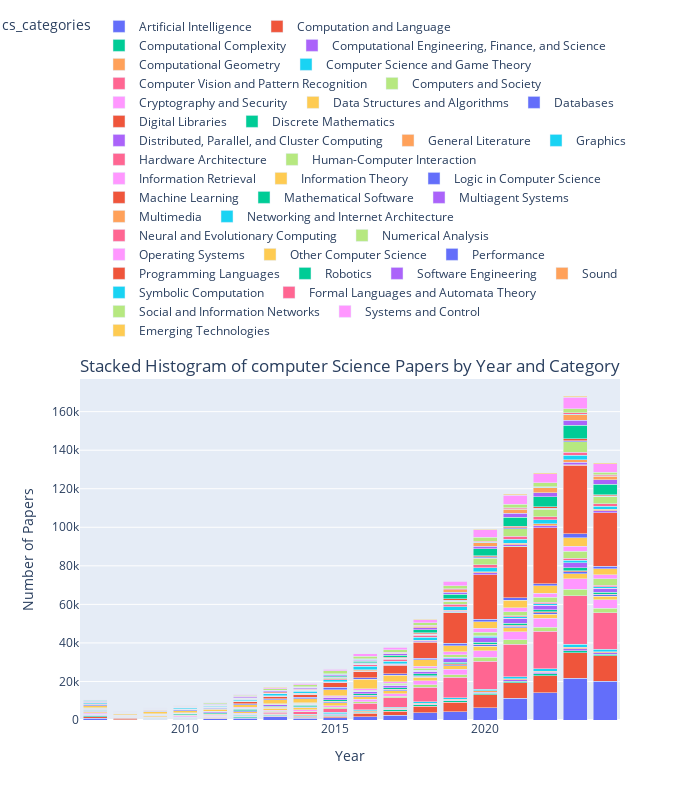

The notebook cell this image was saved under:
### Code cell
cs_arxiv_metadata_plot = cs_arxiv_metadata[['id', 'cs_categories', 'year']]
cs_arxiv_metadata_plot = cs_arxiv_metadata_plot.explode('cs_categories')

# Group by year and category, then count papers
cs_arxiv_metadata_plot = cs_arxiv_metadata_plot.groupby(['year', 'cs_categories']).size().reset_index(name='count')

# Plot stacked histogram using Plotly
fig = px.bar(cs_arxiv_metadata_plot, x='year', y='count', color='cs_categories',
             title='Stacked Histogram of computer Science Papers by Year and Category',
             labels={'year': 'Year', 'count': 'Number of Papers'},
             barmode='stack')

fig.update_layout(
    width=700,
    height=800,
    legend=dict(
        orientation="h",
        yanchor="bottom",
        y=1.1,
        xanchor="right",
        x=1
    ),
    title=dict(
        y=0.55,
        x=0.5,
        xanchor='center',
        yanchor='top'
    )
)

save_and_show(fig, "cs_research_per_year")

### Figure 1 — Plotly figure (JSON) as saved in the notebook; plotly's stock layout.template omitted (floating-point values rounded to 4 significant figures)
{"data": [{"alignmentgroup": "True", "hovertemplate": "cs_categories=Artificial Intelligence<br>Year=%{x}<br>Number of Papers=%{y}<extra></extra>", "legendgroup": "Artificial Intelligence", "marker": {"color": "#636efa", "pattern": {"shape": ""}}, "name": "Artificial Intelligence", "offsetgroup": "Artificial Intelligence", "orientation": "v", "showlegend": true, "textposition": "auto", "type": "bar", "x": [2007, 2008, 2009, 2010, 2011, 2012, 2013, 2014, 2015, 2016, 2017, 2018, 2019, 2020, 2021, 2022, 2023, 2024], "xaxis": "x", "y": [965, 228, 377, 436, 704, 983, 1671, 1009, 1123, 1772, 2458, 3830, 4411, 6487, 11340, 14250, 21673, 20039], "yaxis": "y"}, {"alignmentgroup": "True", "hovertemplate": "cs_categories=Computation and Language<br>Year=%{x}<br>Number of Papers=%{y}<extra></extra>", "legendgroup": "Computation and Language", "marker": {"color": "#EF553B", "pattern": {"shape": ""}}, "name": "Computation and Language", "offsetgroup": "Computation and Language", "orientation": "v", "showlegend": true, "textposition": "auto", "type": "bar", "x": [2007, 2008, 2009, 2010, 2011, 2012, 2013, 2014, 2015, 2016, 2017, 2018, 2019, 2020, 2021, 2022, 2023, 2024], "xaxis": "x", "y": [637, 724, 132, 77, 103, 199, 292, 491, 725, 1629, 2200, 3436, 4879, 6603, 7891, 8804, 13141, 13253], "yaxis": "y"}, {"alignmentgroup": "True", "hovertemplate": "cs_categories=Computational Complexity<br>Year=%{x}<br>Number of Papers=%{y}<extra></extra>", "legendgroup": "Computational Complexity", "marker": {"color": "#00cc96", "pattern": {"shape": ""}}, "name": "Computational Complexity", "offsetgroup": "Computational Complexity", "orientation": "v", "showlegend": true, "textposition": "auto", "type": "bar", "x": [2007, 2008, 2009, 2010, 2011, 2012, 2013, 2014, 2015, 2016, 2017, 2018, 2019, 2020, 2021, 2022, 2023, 2024], "xaxis": "x", "y": [643, 224, 329, 322, 332, 389, 436, 498, 735, 608, 634, 626, 673, 763, 822, 858, 1121, 770], "yaxis": "y"}, {"alignmentgroup": "True", "hovertemplate": "cs_categories=Computational Engineering, Finance, and Science<br>Year=%{x}<br>Number of Papers=%{y}<extra></extra>", "legendgroup": "Computational Engineering, Finance, and Science", "marker": {"color": "#ab63fa", "pattern": {"shape": ""}}, "name": "Computational Engineering, Finance, and Science", "offsetgroup": "Computational Engineering, Finance, and Science", "orientation": "v", "showlegend": true, "textposition": "auto", "type": "bar", "x": [2007, 2008, 2009, 2010, 2011, 2012, 2013, 2014, 2015, 2016, 2017, 2018, 2019, 2020, 2021, 2022, 2023, 2024], "xaxis": "x", "y": [240, 34, 87, 137, 115, 193, 293, 310, 327, 271, 284, 379, 412, 613, 715, 758, 1104, 880], "yaxis": "y"}, {"alignmentgroup": "True", "hovertemplate": "cs_categories=Computational Geometry<br>Year=%{x}<br>Number of Papers=%{y}<extra></extra>", "legendgroup": "Computational Geometry", "marker": {"color": "#FFA15A", "pattern": {"shape": ""}}, "name": "Computational Geometry", "offsetgroup": "Computational Geometry", "orientation": "v", "showlegend": true, "textposition": "auto", "type": "bar", "x": [2007, 2008, 2009, 2010, 2011, 2012, 2013, 2014, 2015, 2016, 2017, 2018, 2019, 2020, 2021, 2022, 2023, 2024], "xaxis": "x", "y": [244, 82, 133, 156, 168, 219, 292, 290, 407, 409, 411, 468, 508, 633, 647, 614, 684, 482], "yaxis": "y"}, {"alignmentgroup": "True", "hovertemplate": "cs_categories=Computer Science and Game Theory<br>Year=%{x}<br>Number of Papers=%{y}<extra></extra>", "legendgroup": "Computer Science and Game Theory", "marker": {"color": "#19d3f3", "pattern": {"shape": ""}}, "name": "Computer Science and Game Theory", "offsetgroup": "Computer Science and Game Theory", "orientation": "v", "showlegend": true, "textposition": "auto", "type": "bar", "x": [2007, 2008, 2009, 2010, 2011, 2012, 2013, 2014, 2015, 2016, 2017, 2018, 2019, 2020, 2021, 2022, 2023, 2024], "xaxis": "x", "y": [151, 102, 153, 179, 237, 377, 390, 485, 630, 685, 623, 653, 772, 943, 1099, 1197, 1629, 1239], "yaxis": "y"}, {"alignmentgroup": "True", "hovertemplate": "cs_categories=Computer Vision and Pattern Recognition<br>Year=%{x}<br>Number of Papers=%{y}<extra></extra>", "legendgroup": "Computer Vision and Pattern Recognition", "marker": {"color": "#FF6692", "pattern": {"shape": ""}}, "name": "Computer Vision and Pattern Recognition", "offsetgroup": "Computer Vision and Pattern Recognition", "orientation": "v", "showlegend": true, "textposition": "auto", "type": "bar", "x": [2007, 2008, 2009, 2010, 2011, 2012, 2013, 2014, 2015, 2016, 2017, 2018, 2019, 2020, 2021, 2022, 2023, 2024], "xaxis": "x", "y": [184, 63, 127, 250, 286, 462, 707, 1071, 1984, 3311, 4960, 7708, 10502, 14356, 16857, 19542, 25216, 18969], "yaxis": "y"}, {"alignmentgroup": "True", "hovertemplate": "cs_categories=Computers and Society<br>Year=%{x}<br>Number of Papers=%{y}<extra></extra>", "legendgroup": "Computers and Society", "marker": {"color": "#B6E880", "pattern": {"shape": ""}}, "name": "Computers and Society", "offsetgroup": "Computers and Society", "orientation": "v", "showlegend": true, "textposition": "auto", "type": "bar", "x": [2007, 2008, 2009, 2010, 2011, 2012, 2013, 2014, 2015, 2016, 2017, 2018, 2019, 2020, 2021, 2022, 2023, 2024], "xaxis": "x", "y": [211, 74, 100, 100, 98, 177, 408, 493, 663, 815, 852, 1240, 1343, 2185, 2304, 2195, 3197, 2473], "yaxis": "y"}, {"alignmentgroup": "True", "hovertemplate": "cs_categories=Cryptography and Security<br>Year=%{x}<br>Number of Papers=%{y}<extra></extra>", "legendgroup": "Cryptography and Security", "marker": {"color": "#FF97FF", "pattern": {"shape": ""}}, "name": "Cryptography and Security", "offsetgroup": "Cryptography and Security", "orientation": "v", "showlegend": true, "textposition": "auto", "type": "bar", "x": [2007, 2008, 2009, 2010, 2011, 2012, 2013, 2014, 2015, 2016, 2017, 2018, 2019, 2020, 2021, 2022, 2023, 2024], "xaxis": "x", "y": [411, 163, 315, 423, 389, 553, 612, 711, 893, 1165, 1323, 2011, 2718, 3433, 4012, 4465, 5525, 4340], "yaxis": "y"}, {"alignmentgroup": "True", "hovertemplate": "cs_categories=Data Structures and Algorithms<br>Year=%{x}<br>Number of Papers=%{y}<extra></extra>", "legendgroup": "Data Structures and Algorithms", "marker": {"color": "#FECB52", "pattern": {"shape": ""}}, "name": "Data Structures and Algorithms", "offsetgroup": "Data Structures and Algorithms", "orientation": "v", "showlegend": true, "textposition": "auto", "type": "bar", "x": [2007, 2008, 2009, 2010, 2011, 2012, 2013, 2014, 2015, 2016, 2017, 2018, 2019, 2020, 2021, 2022, 2023, 2024], "xaxis": "x", "y": [550, 275, 434, 464, 607, 764, 964, 1060, 1525, 1446, 1481, 1707, 1873, 2183, 2172, 2121, 2693, 1794], "yaxis": "y"}, {"alignmentgroup": "True", "hovertemplate": "cs_categories=Databases<br>Year=%{x}<br>Number of Papers=%{y}<extra></extra>", "legendgroup": "Databases", "marker": {"color": "#636efa", "pattern": {"shape": ""}}, "name": "Databases", "offsetgroup": "Databases", "orientation": "v", "showlegend": true, "textposition": "auto", "type": "bar", "x": [2007, 2008, 2009, 2010, 2011, 2012, 2013, 2014, 2015, 2016, 2017, 2018, 2019, 2020, 2021, 2022, 2023, 2024], "xaxis": "x", "y": [328, 85, 158, 182, 200, 373, 302, 302, 393, 442, 488, 529, 668, 825, 858, 871, 1056, 733], "yaxis": "y"}, {"alignmentgroup": "True", "hovertemplate": "cs_categories=Digital Libraries<br>Year=%{x}<br>Number of Papers=%{y}<extra></extra>", "legendgroup": "Digital Libraries", "marker": {"color": "#EF553B", "pattern": {"shape": ""}}, "name": "Digital Libraries", "offsetgroup": "Digital Libraries", "orientation": "v", "showlegend": true, "textposition": "auto", "type": "bar", "x": [2007, 2008, 2009, 2010, 2011, 2012, 2013, 2014, 2015, 2016, 2017, 2018, 2019, 2020, 2021, 2022, 2023, 2024], "xaxis": "x", "y": [181, 33, 117, 102, 126, 174, 282, 223, 286, 274, 287, 436, 317, 389, 485, 408, 461, 289], "yaxis": "y"}, {"alignmentgroup": "True", "hovertemplate": "cs_categories=Discrete Mathematics<br>Year=%{x}<br>Number of Papers=%{y}<extra></extra>", "legendgroup": "Discrete Mathematics", "marker": {"color": "#00cc96", "pattern": {"shape": ""}}, "name": "Discrete Mathematics", "offsetgroup": "Discrete Mathematics", "orientation": "v", "showlegend": true, "textposition": "auto", "type": "bar", "x": [2007, 2008, 2009, 2010, 2011, 2012, 2013, 2014, 2015, 2016, 2017, 2018, 2019, 2020, 2021, 2022, 2023, 2024], "xaxis": "x", "y": [436, 262, 326, 371, 471, 600, 561, 610, 823, 786, 785, 850, 924, 967, 1117, 1059, 1438, 999], "yaxis": "y"}, {"alignmentgroup": "True", "hovertemplate": "cs_categories=Distributed, Parallel, and Cluster Computing<br>Year=%{x}<br>Number of Papers=%{y}<extra></extra>", "legendgroup": "Distributed, Parallel, and Cluster Computing", "marker": {"color": "#ab63fa", "pattern": {"shape": ""}}, "name": "Distributed, Parallel, and Cluster Computing", "offsetgroup": "Distributed, Parallel, and Cluster Computing", "orientation": "v", "showlegend": true, "textposition": "auto", "type": "bar", "x": [2007, 2008, 2009, 2010, 2011, 2012, 2013, 2014, 2015, 2016, 2017, 2018, 2019, 2020, 2021, 2022, 2023, 2024], "xaxis": "x", "y": [484, 123, 221, 312, 373, 451, 602, 651, 957, 1108, 1200, 1484, 1877, 2303, 2439, 2304, 2756, 2040], "yaxis": "y"}, {"alignmentgroup": "True", "hovertemplate": "cs_categories=General Literature<br>Year=%{x}<br>Number of Papers=%{y}<extra></extra>", "legendgroup": "General Literature", "marker": {"color": "#FFA15A", "pattern": {"shape": ""}}, "name": "General Literature", "offsetgroup": "General Literature", "orientation": "v", "showlegend": true, "textposition": "auto", "type": "bar", "x": [2007, 2008, 2009, 2010, 2011, 2012, 2013, 2014, 2015, 2016, 2017, 2018, 2019, 2020, 2021, 2022, 2023, 2024], "xaxis": "x", "y": [30, 11, 13, 3, 5, 11, 11, 3, 5, 6, 9, 8, 13, 14, 19, 32, 15, 6], "yaxis": "y"}, {"alignmentgroup": "True", "hovertemplate": "cs_categories=Graphics<br>Year=%{x}<br>Number of Papers=%{y}<extra></extra>", "legendgroup": "Graphics", "marker": {"color": "#19d3f3", "pattern": {"shape": ""}}, "name": "Graphics", "offsetgroup": "Graphics", "orientation": "v", "showlegend": true, "textposition": "auto", "type": "bar", "x": [2007, 2008, 2009, 2010, 2011, 2012, 2013, 2014, 2015, 2016, 2017, 2018, 2019, 2020, 2021, 2022, 2023, 2024], "xaxis": "x", "y": [57, 21, 29, 41, 38, 46, 82, 81, 129, 150, 231, 330, 458, 652, 727, 927, 1252, 929], "yaxis": "y"}, {"alignmentgroup": "True", "hovertemplate": "cs_categories=Hardware Architecture<br>Year=%{x}<br>Number of Papers=%{y}<extra></extra>", "legendgroup": "Hardware Architecture", "marker": {"color": "#FF6692", "pattern": {"shape": ""}}, "name": "Hardware Architecture", "offsetgroup": "Hardware Architecture", "orientation": "v", "showlegend": true, "textposition": "auto", "type": "bar", "x": [2007, 2008, 2009, 2010, 2011, 2012, 2013, 2014, 2015, 2016, 2017, 2018, 2019, 2020, 2021, 2022, 2023, 2024], "xaxis": "x", "y": [83, 7, 20, 37, 140, 53, 64, 97, 95, 145, 185, 236, 232, 471, 660, 765, 958, 766], "yaxis": "y"}, {"alignmentgroup": "True", "hovertemplate": "cs_categories=Human-Computer Interaction<br>Year=%{x}<br>Number of Papers=%{y}<extra></extra>", "legendgroup": "Human-Computer Interaction", "marker": {"color": "#B6E880", "pattern": {"shape": ""}}, "name": "Human-Computer Interaction", "offsetgroup": "Human-Computer Interaction", "orientation": "v", "showlegend": true, "textposition": "auto", "type": "bar", "x": [2007, 2008, 2009, 2010, 2011, 2012, 2013, 2014, 2015, 2016, 2017, 2018, 2019, 2020, 2021, 2022, 2023, 2024], "xaxis": "x", "y": [175, 102, 93, 94, 72, 140, 196, 247, 277, 520, 591, 831, 1313, 1804, 2132, 2461, 3655, 3188], "yaxis": "y"}, {"alignmentgroup": "True", "hovertemplate": "cs_categories=Information Retrieval<br>Year=%{x}<br>Number of Papers=%{y}<extra></extra>", "legendgroup": "Information Retrieval", "marker": {"color": "#FF97FF", "pattern": {"shape": ""}}, "name": "Information Retrieval", "offsetgroup": "Information Retrieval", "orientation": "v", "showlegend": true, "textposition": "auto", "type": "bar", "x": [2007, 2008, 2009, 2010, 2011, 2012, 2013, 2014, 2015, 2016, 2017, 2018, 2019, 2020, 2021, 2022, 2023, 2024], "xaxis": "x", "y": [274, 71, 160, 152, 160, 350, 365, 395, 511, 587, 748, 1042, 1513, 1887, 2068, 2122, 2688, 2205], "yaxis": "y"}, {"alignmentgroup": "True", "hovertemplate": "cs_categories=Information Theory<br>Year=%{x}<br>Number of Papers=%{y}<extra></extra>", "legendgroup": "Information Theory", "marker": {"color": "#FECB52", "pattern": {"shape": ""}}, "name": "Information Theory", "offsetgroup": "Information Theory", "orientation": "v", "showlegend": true, "textposition": "auto", "type": "bar", "x": [2007, 2008, 2009, 2010, 2011, 2012, 2013, 2014, 2015, 2016, 2017, 2018, 2019, 2020, 2021, 2022, 2023, 2024], "xaxis": "x", "y": [1066, 649, 942, 976, 1085, 1453, 1952, 2068, 3331, 4987, 3383, 3366, 3254, 3578, 3843, 3801, 4195, 3022], "yaxis": "y"}, {"alignmentgroup": "True", "hovertemplate": "cs_categories=Logic in Computer Science<br>Year=%{x}<br>Number of Papers=%{y}<extra></extra>", "legendgroup": "Logic in Computer Science", "marker": {"color": "#636efa", "pattern": {"shape": ""}}, "name": "Logic in Computer Science", "offsetgroup": "Logic in Computer Science", "orientation": "v", "showlegend": true, "textposition": "auto", "type": "bar", "x": [2007, 2008, 2009, 2010, 2011, 2012, 2013, 2014, 2015, 2016, 2017, 2018, 2019, 2020, 2021, 2022, 2023, 2024], "xaxis": "x", "y": [592, 184, 296, 429, 468, 490, 630, 780, 1235, 867, 967, 953, 1150, 1159, 1314, 1202, 2140, 1315], "yaxis": "y"}, {"alignmentgroup": "True", "hovertemplate": "cs_categories=Machine Learning<br>Year=%{x}<br>Number of Papers=%{y}<extra></extra>", "legendgroup": "Machine Learning", "marker": {"color": "#EF553B", "pattern": {"shape": ""}}, "name": "Machine Learning", "offsetgroup": "Machine Learning", "orientation": "v", "showlegend": true, "textposition": "auto", "type": "bar", "x": [2007, 2008, 2009, 2010, 2011, 2012, 2013, 2014, 2015, 2016, 2017, 2018, 2019, 2020, 2021, 2022, 2023, 2024], "xaxis": "x", "y": [333, 96, 202, 241, 334, 1113, 1173, 1473, 2202, 3295, 4438, 8351, 15899, 23016, 26266, 28925, 35628, 27785], "yaxis": "y"}, {"alignmentgroup": "True", "hovertemplate": "cs_categories=Mathematical Software<br>Year=%{x}<br>Number of Papers=%{y}<extra></extra>", "legendgroup": "Mathematical Software", "marker": {"color": "#00cc96", "pattern": {"shape": ""}}, "name": "Mathematical Software", "offsetgroup": "Mathematical Software", "orientation": "v", "showlegend": true, "textposition": "auto", "type": "bar", "x": [2007, 2008, 2009, 2010, 2011, 2012, 2013, 2014, 2015, 2016, 2017, 2018, 2019, 2020, 2021, 2022, 2023, 2024], "xaxis": "x", "y": [64, 18, 39, 50, 49, 94, 103, 125, 144, 150, 128, 150, 132, 191, 245, 192, 220, 136], "yaxis": "y"}, {"alignmentgroup": "True", "hovertemplate": "cs_categories=Multiagent Systems<br>Year=%{x}<br>Number of Papers=%{y}<extra></extra>", "legendgroup": "Multiagent Systems", "marker": {"color": "#ab63fa", "pattern": {"shape": ""}}, "name": "Multiagent Systems", "offsetgroup": "Multiagent Systems", "orientation": "v", "showlegend": true, "textposition": "auto", "type": "bar", "x": [2007, 2008, 2009, 2010, 2011, 2012, 2013, 2014, 2015, 2016, 2017, 2018, 2019, 2020, 2021, 2022, 2023, 2024], "xaxis": "x", "y": [142, 50, 82, 89, 88, 114, 118, 188, 177, 258, 296, 374, 611, 839, 969, 1023, 1394, 968], "yaxis": "y"}, {"alignmentgroup": "True", "hovertemplate": "cs_categories=Multimedia<br>Year=%{x}<br>Number of Papers=%{y}<extra></extra>", "legendgroup": "Multimedia", "marker": {"color": "#FFA15A", "pattern": {"shape": ""}}, "name": "Multimedia", "offsetgroup": "Multimedia", "orientation": "v", "showlegend": true, "textposition": "auto", "type": "bar", "x": [2007, 2008, 2009, 2010, 2011, 2012, 2013, 2014, 2015, 2016, 2017, 2018, 2019, 2020, 2021, 2022, 2023, 2024], "xaxis": "x", "y": [45, 37, 52, 91, 83, 97, 120, 146, 196, 274, 306, 375, 457, 631, 727, 872, 1218, 814], "yaxis": "y"}, {"alignmentgroup": "True", "hovertemplate": "cs_categories=Networking and Internet Architecture<br>Year=%{x}<br>Number of Papers=%{y}<extra></extra>", "legendgroup": "Networking and Internet Architecture", "marker": {"color": "#19d3f3", "pattern": {"shape": ""}}, "name": "Networking and Internet Architecture", "offsetgroup": "Networking and Internet Architecture", "orientation": "v", "showlegend": true, "textposition": "auto", "type": "bar", "x": [2007, 2008, 2009, 2010, 2011, 2012, 2013, 2014, 2015, 2016, 2017, 2018, 2019, 2020, 2021, 2022, 2023, 2024], "xaxis": "x", "y": [487, 205, 402, 622, 529, 818, 878, 986, 1081, 1824, 1287, 1537, 1785, 2011, 2001, 2054, 2206, 1534], "yaxis": "y"}, {"alignmentgroup": "True", "hovertemplate": "cs_categories=Neural and Evolutionary Computing<br>Year=%{x}<br>Number of Papers=%{y}<extra></extra>", "legendgroup": "Neural and Evolutionary Computing", "marker": {"color": "#FF6692", "pattern": {"shape": ""}}, "name": "Neural and Evolutionary Computing", "offsetgroup": "Neural and Evolutionary Computing", "orientation": "v", "showlegend": true, "textposition": "auto", "type": "bar", "x": [2007, 2008, 2009, 2010, 2011, 2012, 2013, 2014, 2015, 2016, 2017, 2018, 2019, 2020, 2021, 2022, 2023, 2024], "xaxis": "x", "y": [277, 69, 124, 198, 129, 188, 267, 403, 607, 863, 970, 1131, 1384, 1662, 1520, 1578, 1756, 1319], "yaxis": "y"}, {"alignmentgroup": "True", "hovertemplate": "cs_categories=Numerical Analysis<br>Year=%{x}<br>Number of Papers=%{y}<extra></extra>", "legendgroup": "Numerical Analysis", "marker": {"color": "#B6E880", "pattern": {"shape": ""}}, "name": "Numerical Analysis", "offsetgroup": "Numerical Analysis", "orientation": "v", "showlegend": true, "textposition": "auto", "type": "bar", "x": [2007, 2008, 2009, 2010, 2011, 2012, 2013, 2014, 2015, 2016, 2017, 2018, 2019, 2020, 2021, 2022, 2023, 2024], "xaxis": "x", "y": [97, 44, 63, 98, 108, 152, 178, 222, 354, 313, 275, 348, 1525, 3380, 3938, 4064, 5268, 3661], "yaxis": "y"}, {"alignmentgroup": "True", "hovertemplate": "cs_categories=Operating Systems<br>Year=%{x}<br>Number of Papers=%{y}<extra></extra>", "legendgroup": "Operating Systems", "marker": {"color": "#FF97FF", "pattern": {"shape": ""}}, "name": "Operating Systems", "offsetgroup": "Operating Systems", "orientation": "v", "showlegend": true, "textposition": "auto", "type": "bar", "x": [2007, 2008, 2009, 2010, 2011, 2012, 2013, 2014, 2015, 2016, 2017, 2018, 2019, 2020, 2021, 2022, 2023, 2024], "xaxis": "x", "y": [35, 19, 14, 26, 29, 22, 40, 37, 40, 40, 47, 49, 86, 88, 75, 77, 110, 77], "yaxis": "y"}, {"alignmentgroup": "True", "hovertemplate": "cs_categories=Other Computer Science<br>Year=%{x}<br>Number of Papers=%{y}<extra></extra>", "legendgroup": "Other Computer Science", "marker": {"color": "#FECB52", "pattern": {"shape": ""}}, "name": "Other Computer Science", "offsetgroup": "Other Computer Science", "orientation": "v", "showlegend": true, "textposition": "auto", "type": "bar", "x": [2007, 2008, 2009, 2010, 2011, 2012, 2013, 2014, 2015, 2016, 2017, 2018, 2019, 2020, 2021, 2022, 2023, 2024], "xaxis": "x", "y": [138, 192, 94, 170, 113, 186, 150, 157, 137, 151, 105, 119, 121, 110, 88, 73, 68, 35], "yaxis": "y"}, {"alignmentgroup": "True", "hovertemplate": "cs_categories=Performance<br>Year=%{x}<br>Number of Papers=%{y}<extra></extra>", "legendgroup": "Performance", "marker": {"color": "#636efa", "pattern": {"shape": ""}}, "name": "Performance", "offsetgroup": "Performance", "orientation": "v", "showlegend": true, "textposition": "auto", "type": "bar", "x": [2007, 2008, 2009, 2010, 2011, 2012, 2013, 2014, 2015, 2016, 2017, 2018, 2019, 2020, 2021, 2022, 2023, 2024], "xaxis": "x", "y": [106, 39, 90, 69, 82, 102, 112, 126, 169, 223, 207, 244, 365, 447, 422, 389, 452, 308], "yaxis": "y"}, {"alignmentgroup": "True", "hovertemplate": "cs_categories=Programming Languages<br>Year=%{x}<br>Number of Papers=%{y}<extra></extra>", "legendgroup": "Programming Languages", "marker": {"color": "#EF553B", "pattern": {"shape": ""}}, "name": "Programming Languages", "offsetgroup": "Programming Languages", "orientation": "v", "showlegend": true, "textposition": "auto", "type": "bar", "x": [2007, 2008, 2009, 2010, 2011, 2012, 2013, 2014, 2015, 2016, 2017, 2018, 2019, 2020, 2021, 2022, 2023, 2024], "xaxis": "x", "y": [358, 59, 117, 181, 232, 187, 303, 273, 390, 402, 449, 533, 633, 682, 756, 711, 936, 644], "yaxis": "y"}, {"alignmentgroup": "True", "hovertemplate": "cs_categories=Robotics<br>Year=%{x}<br>Number of Papers=%{y}<extra></extra>", "legendgroup": "Robotics", "marker": {"color": "#00cc96", "pattern": {"shape": ""}}, "name": "Robotics", "offsetgroup": "Robotics", "orientation": "v", "showlegend": true, "textposition": "auto", "type": "bar", "x": [2007, 2008, 2009, 2010, 2011, 2012, 2013, 2014, 2015, 2016, 2017, 2018, 2019, 2020, 2021, 2022, 2023, 2024], "xaxis": "x", "y": [167, 57, 62, 68, 91, 135, 168, 233, 341, 687, 1040, 1625, 2462, 3553, 4627, 5103, 7039, 5353], "yaxis": "y"}, {"alignmentgroup": "True", "hovertemplate": "cs_categories=Software Engineering<br>Year=%{x}<br>Number of Papers=%{y}<extra></extra>", "legendgroup": "Software Engineering", "marker": {"color": "#ab63fa", "pattern": {"shape": ""}}, "name": "Software Engineering", "offsetgroup": "Software Engineering", "orientation": "v", "showlegend": true, "textposition": "auto", "type": "bar", "x": [2007, 2008, 2009, 2010, 2011, 2012, 2013, 2014, 2015, 2016, 2017, 2018, 2019, 2020, 2021, 2022, 2023, 2024], "xaxis": "x", "y": [264, 111, 157, 214, 239, 353, 428, 660, 538, 548, 707, 952, 1083, 1396, 2127, 2039, 2692, 2336], "yaxis": "y"}, {"alignmentgroup": "True", "hovertemplate": "cs_categories=Sound<br>Year=%{x}<br>Number of Papers=%{y}<extra></extra>", "legendgroup": "Sound", "marker": {"color": "#FFA15A", "pattern": {"shape": ""}}, "name": "Sound", "offsetgroup": "Sound", "orientation": "v", "showlegend": true, "textposition": "auto", "type": "bar", "x": [2007, 2008, 2009, 2010, 2011, 2012, 2013, 2014, 2015, 2016, 2017, 2018, 2019, 2020, 2021, 2022, 2023, 2024], "xaxis": "x", "y": [19, 5, 15, 25, 25, 27, 48, 63, 122, 264, 363, 739, 1111, 1778, 2151, 2631, 2930, 1857], "yaxis": "y"}, {"alignmentgroup": "True", "hovertemplate": "cs_categories=Symbolic Computation<br>Year=%{x}<br>Number of Papers=%{y}<extra></extra>", "legendgroup": "Symbolic Computation", "marker": {"color": "#19d3f3", "pattern": {"shape": ""}}, "name": "Symbolic Computation", "offsetgroup": "Symbolic Computation", "orientation": "v", "showlegend": true, "textposition": "auto", "type": "bar", "x": [2007, 2008, 2009, 2010, 2011, 2012, 2013, 2014, 2015, 2016, 2017, 2018, 2019, 2020, 2021, 2022, 2023, 2024], "xaxis": "x", "y": [112, 67, 72, 92, 85, 76, 118, 135, 115, 140, 141, 155, 175, 197, 196, 229, 252, 220], "yaxis": "y"}, {"alignmentgroup": "True", "hovertemplate": "cs_categories=Formal Languages and Automata Theory<br>Year=%{x}<br>Number of Papers=%{y}<extra></extra>", "legendgroup": "Formal Languages and Automata Theory", "marker": {"color": "#FF6692", "pattern": {"shape": ""}}, "name": "Formal Languages and Automata Theory", "offsetgroup": "Formal Languages and Automata Theory", "orientation": "v", "showlegend": true, "textposition": "auto", "type": "bar", "x": [2009, 2010, 2011, 2012, 2013, 2014, 2015, 2016, 2017, 2018, 2019, 2020, 2021, 2022, 2023, 2024], "xaxis": "x", "y": [108, 145, 152, 185, 208, 270, 345, 269, 288, 281, 392, 413, 423, 419, 670, 393], "yaxis": "y"}, {"alignmentgroup": "True", "hovertemplate": "cs_categories=Social and Information Networks<br>Year=%{x}<br>Number of Papers=%{y}<extra></extra>", "legendgroup": "Social and Information Networks", "marker": {"color": "#B6E880", "pattern": {"shape": ""}}, "name": "Social and Information Networks", "offsetgroup": "Social and Information Networks", "orientation": "v", "showlegend": true, "textposition": "auto", "type": "bar", "x": [2010, 2011, 2012, 2013, 2014, 2015, 2016, 2017, 2018, 2019, 2020, 2021, 2022, 2023, 2024], "xaxis": "x", "y": [77, 381, 634, 797, 981, 1501, 1352, 1334, 1434, 1649, 2166, 2004, 1865, 2177, 1498], "yaxis": "y"}, {"alignmentgroup": "True", "hovertemplate": "cs_categories=Systems and Control<br>Year=%{x}<br>Number of Papers=%{y}<extra></extra>", "legendgroup": "Systems and Control", "marker": {"color": "#FF97FF", "pattern": {"shape": ""}}, "name": "Systems and Control", "offsetgroup": "Systems and Control", "orientation": "v", "showlegend": true, "textposition": "auto", "type": "bar", "x": [2010, 2011, 2012, 2013, 2014, 2015, 2016, 2017, 2018, 2019, 2020, 2021, 2022, 2023, 2024], "xaxis": "x", "y": [29, 327, 412, 529, 615, 903, 1217, 1305, 1458, 2213, 3803, 4558, 4821, 5784, 4195], "yaxis": "y"}, {"alignmentgroup": "True", "hovertemplate": "cs_categories=Emerging Technologies<br>Year=%{x}<br>Number of Papers=%{y}<extra></extra>", "legendgroup": "Emerging Technologies", "marker": {"color": "#FECB52", "pattern": {"shape": ""}}, "name": "Emerging Technologies", "offsetgroup": "Emerging Technologies", "orientation": "v", "showlegend": true, "textposition": "auto", "type": "bar", "x": [2011, 2012, 2013, 2014, 2015, 2016, 2017, 2018, 2019, 2020, 2021, 2022, 2023, 2024], "xaxis": "x", "y": [47, 66, 112, 114, 170, 203, 222, 301, 371, 414, 461, 493, 699, 733], "yaxis": "y"}], "layout": {"barmode": "stack", "height": 800, "legend": {"orientation": "h", "title": {"text": "cs_categories"}, "tracegroupgap": 0, "x": 1, "xanchor": "right", "y": 1.1, "yanchor": "bottom"}, "title": {"text": "Stacked Histogram of computer Science Papers by Year and Category", "x": 0.5, "xanchor": "center", "y": 0.55, "yanchor": "top"}, "width": 700, "xaxis": {"anchor": "y", "autorange": true, "domain": [0, 1], "range": [2006.0, 2024.0], "title": {"text": "Year"}, "type": "linear"}, "yaxis": {"anchor": "x", "autorange": true, "domain": [0, 1], "range": [0, 176900.0], "title": {"text": "Number of Papers"}, "type": "linear"}}}
